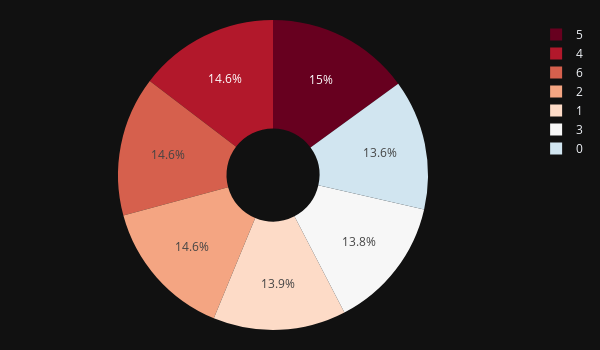

The notebook cell saved with this chart:
### Markdown cell above
Es en los días laborales donde hay un aumento significativo de registrados.

### Code cell
# cantidad de registrados en el dia de la semana
dias_semana = new_bike_train.groupby('weekday').sum()
fig = px.pie(values=dias_semana.cnt, names=dias_semana.index, hole=.3,color_discrete_sequence=px.colors.sequential.RdBu, template='plotly_dark')
fig.update_layout(height=350, width=600, margin=dict(l=20, r=20, t=20, b=20))
fig.show()

### Figure 1 — Plotly figure (JSON) as saved in the notebook; plotly's stock layout.template omitted (floating-point values rounded to 4 significant figures)
{"data": [{"domain": {"x": [0, 1], "y": [0, 1]}, "hole": 0.3, "hovertemplate": "label=%{label}<br>value=%{value}<extra></extra>", "labels": [0, 1, 2, 3, 4, 5, 6], "legendgroup": "", "name": "", "showlegend": true, "type": "pie", "values": [258714, 263694, 276987, 262844, 278348, 284868, 277526]}], "layout": {"height": 350, "legend": {"tracegroupgap": 0}, "margin": {"b": 20, "l": 20, "r": 20, "t": 20}, "piecolorway": ["rgb(103,0,31)", "rgb(178,24,43)", "rgb(214,96,77)", "rgb(244,165,130)", "rgb(253,219,199)", "rgb(247,247,247)", "rgb(209,229,240)", "rgb(146,197,222)", "rgb(67,147,195)", "rgb(33,102,172)", "rgb(5,48,97)"], "width": 600}}
